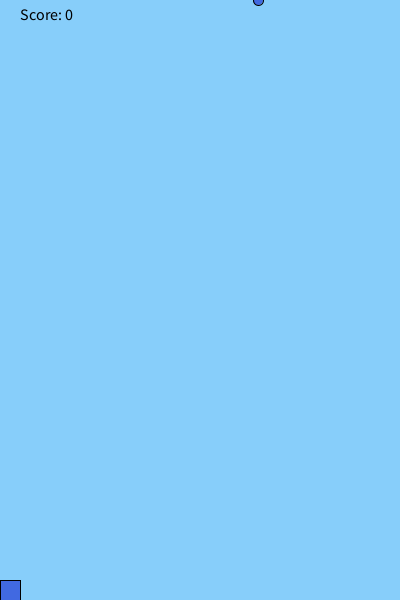
Frame 1 (no input)
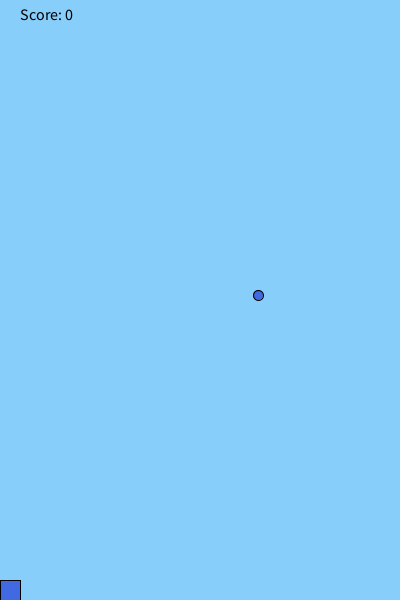
Frame 60 (the mouse pressed at the canvas centre just before this capture)
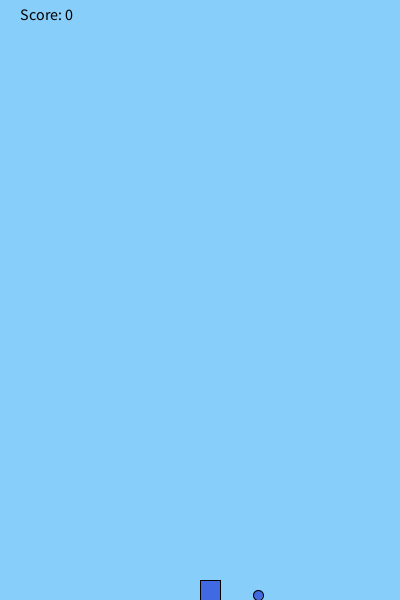
Frame 120 (the mouse held since frame 60 and released just before this capture)

The Processing sketch that drew these frames (run headless with seeded random() and noise(); from frame 60 on, the mouse is pressed at the canvas centre):

// Processing sketch: sketch_190512a
// ── sketch_190512a.pde
int y = 0;
int randomNumber = (int) random(0, 400);
int score = 0;
void setup(){
  size(400, 600);
  background(135,206,250);

}

void draw(){
  background(135,206,250);
  fill(65, 105, 225);
  stroke(0, 0, 0);
  ellipse(randomNumber, y, 10, 10);
    rect(mouseX, 580, 20,20);
  fill(255, 0, 0);

y+=5;
    fill(0, 0, 0);
    textSize(16);
    text("Score: " + score, 20, 20);
if(y==600){
y=0;
  checkCatch(randomNumber);
randomNumber = (int) random(0, 400);

}
if (score%10==0 && score>1){
 y=y+5;
}

  }
  
  

    void checkCatch(int x){
         if (x > mouseX && x < mouseX+100)
            score++;
         else if (score > 0) 
            score--;
        println("Your score is now: " + score);
    }
